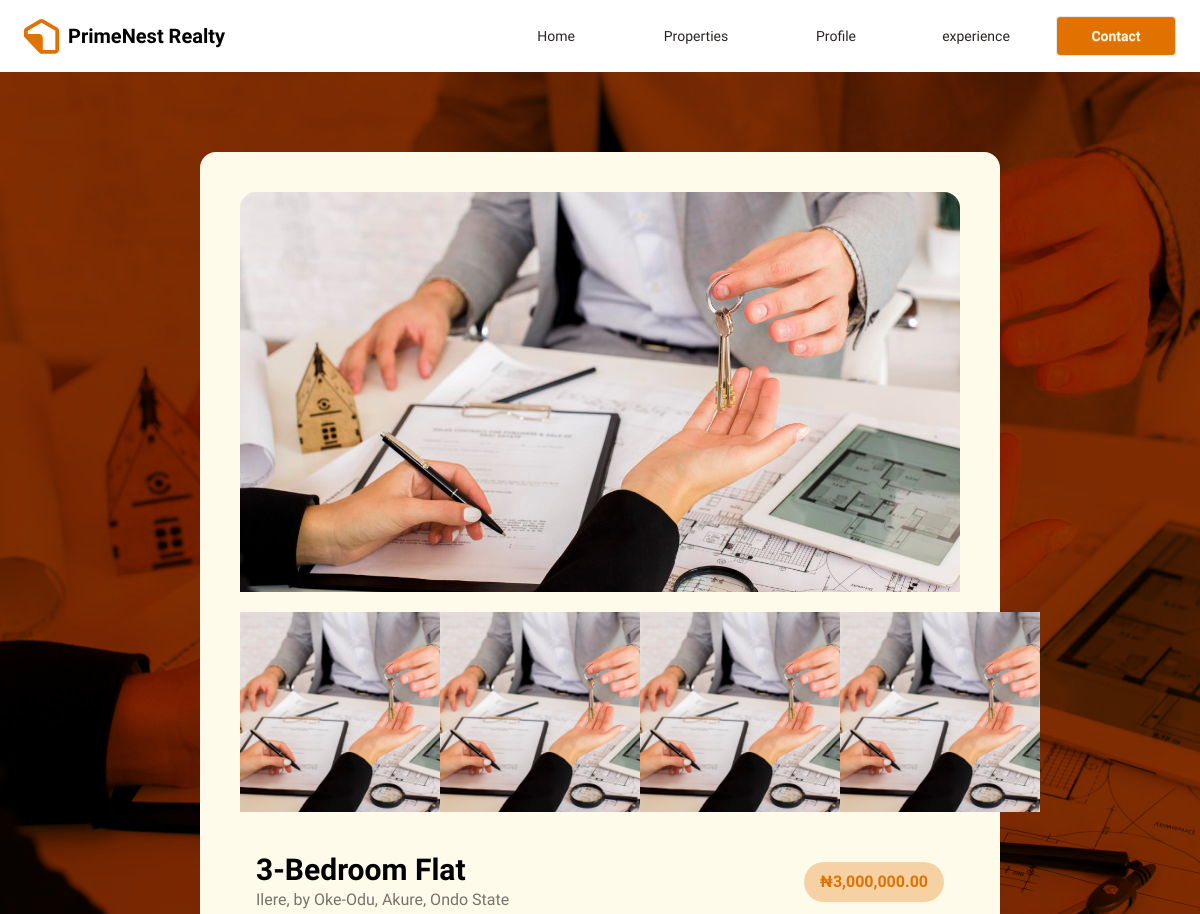
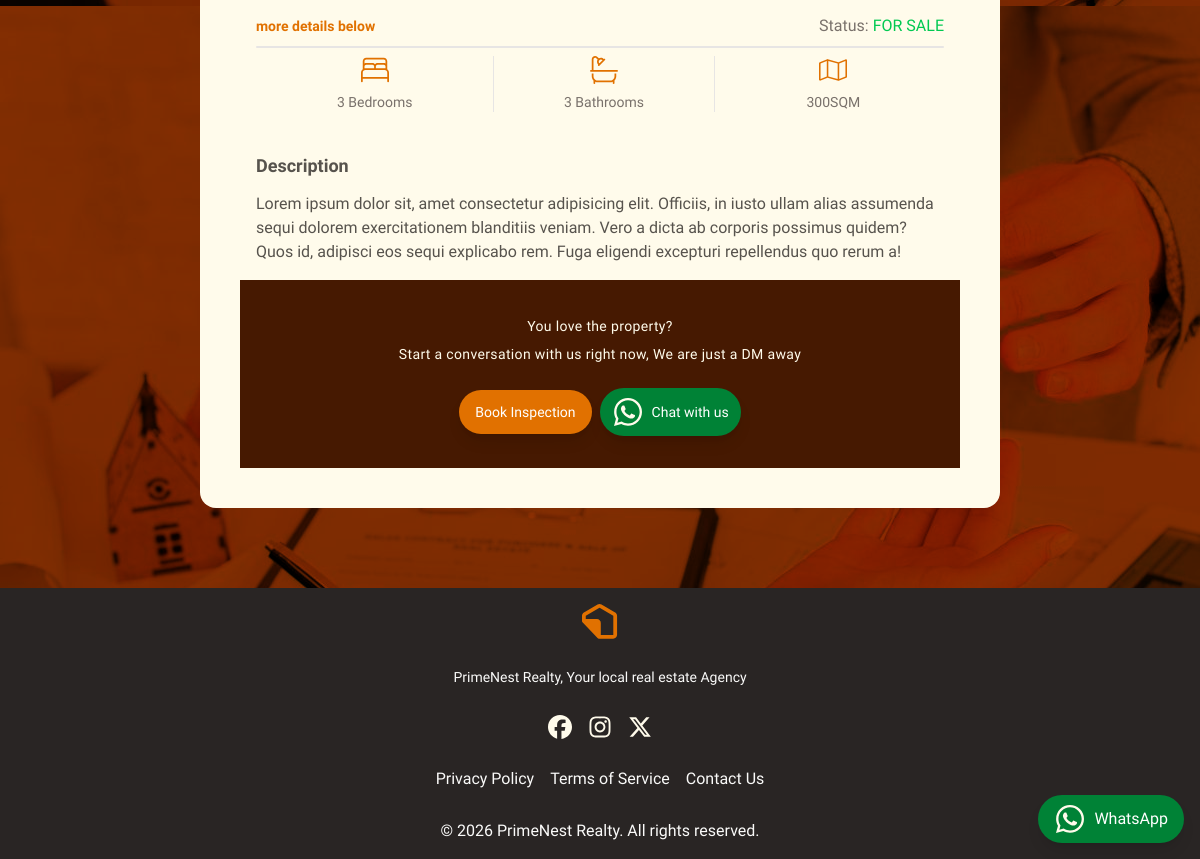
The app's page /properties/3-bedroom-flat/ with its own data (2 pictures, top to bottom).
### core/models.py (models this page shows, shortened)
class Property(models.Model):
    FOR_SALE = 'FOR SALE'
    TO_LET = 'TO LET'
    SOLD = 'SOLD'
    DEFAULT = ''
    STATUS_CHOICES = (
        (DEFAULT, ''),
        (FOR_SALE, 'For sale'),
        (TO_LET, 'To let'),
        (SOLD, 'Sold'),
    )
    title = models.CharField(max_length=255)
    description = models.TextField()
    location = models.CharField(max_length=255)
    price = models.DecimalField(decimal_places=2, max_digits=12)
    status = models.CharField(choices=STATUS_CHOICES, default=DEFAULT)
    no_of_bedroom = models.SmallIntegerField()
    no_of_bathroom = models.SmallIntegerField()
    property_land_size = models.SmallIntegerField()
    slug = models.SlugField(unique=True, blank=True, null=True)
    created_at = models.DateTimeField(auto_now_add=True)
    updated_at = models.DateTimeField(auto_now=True)
    class Meta:
        verbose_name_plural = 'Properties'

### core/views.py (the view)
# urls.py: path('properties/<slug:slug>/', views.properties_detail, name='properties_detail'),
def properties_detail(request, slug):
    property = get_object_or_404(Property, slug=slug)
    return render(request, 'core/properties_detail.html', {'property':property})

### core/templates/core/properties_detail.html (shortened to what this page needs)
{% extends "core/base.html" %}
{% load static %}
{% load humanize %}
{% block content %}
{% include 'core/navigation.html' %}
<div class="lg:py-20 py-10 px-5 lg:px-50 w-full bg-amber-950 bg-[url('/static/img/Hero.jpg')] bg-fixed bg-blend-overlay object-cover">
    <div class="w-full rounded-2xl bg-amber-50 lg:p-10">
        <div class='w-full h-100 '>
    <img src="{% static 'img/Hero.jpg' %}" alt="Luxury Home" class="w-full h-full object-cover rounded-t-2xl mb-1">
</div>
<div class='flex justify-between items-center w-full  mt-5 max-lg:mt-0 scroll-p-0 scroll-smooth scroll-m-0 max-lg:p-2 max-lg:gap-2 max-lg:overflow-x-scroll'>
    <img src="{% static 'img/Hero.jpg' %}" alt="Luxury Home" class=" size-30 md:size-50 object-cover">
    <img src="{% static 'img/Hero.jpg' %}" alt="Luxury Home" class=" size-30 md:size-50 object-cover">
    <img src="{% static 'img/Hero.jpg' %}" alt="Luxury Home" class=" size-30 md:size-50 object-cover">
    <img src="{% static 'img/Hero.jpg' %}" alt="Luxury Home" class=" size-30 md:size-50 object-cover">
</div>
<div class="p-4 pt-10  w-full">
                            <div class=" flex  justify-between items-center">
                                <span >
                                <h3 class="text-xl lg:text-3xl font-semibold mb-0">{{property.title}}</h3>
                        <p class="max-lg:text-sm  text-stone-500">{{property.location}}</p>
                    </span>
                        <span  class="text-[16px] font-semibold rounded-4xl btn border-0 bg-amber-600/30 text-amber-600">&#8358;{{property.price|intcomma  }}</span>
                            </div>
                            <div class="flex justify-between items-center mt-4">
                            <span class=" text-[14px] font-semibold  text-amber-600">
                                more details below</span>
                            <span class=" text-stone-500">Status: <span class="text-green-500">{{property.status}}</span></span>
                            </div>
                            <div class="h-0.5 w-full bg-stone-200 rounded-full mt-2"></div>
                            <div class=" flex justify-center mt-2 ">
                                <span class="ml-2 flex flex-col items-center gap-2 w-1/3">
                                <span class="text-sm text-stone-500">{{property.no_of_bedroom}} Bedrooms</span>
                            </span>
                                <span class="ml-2 flex flex-col gap-2 w-1/3 items-center border-x border-stone-200 px-">
                                    <span class="text-sm text-stone-500">{{property.no_of_bathroom}} Bathrooms</span>
                                </span>
                                <span class="ml-2 flex flex-col items-center gap-2 w-1/3">
                                    <span class="text-sm text-stone-500">{{property.property_land_size}}SQM</span>
                                </span>
                            </div>
                            <h3 class='mt-10 text-lg font-semibold text-stone-600'>Description</h3>
                            <p class="mt-3 text-stone-600" > {{property.description}}</p>
                        </div>
                        <section class="w-full bg-amber-950   flex flex-col lg:flex-row items-center justify-center   p-8 lg:px-20 lg:gap-10 text-amber-50">
        <div class='  max-lg:text-center '>
            <p class='text-sm tracking-wide leading-7 text-center'>
                You love the property? <br> Start a conversation with us right now, We are just a DM away
            </p>
            <div class='flex items-center max-lg:flex-col justify-center gap-2 mt-5 text-sm' >
                <button class=" bg-amber-600 w-fit flex items-center  gap-2 px-4 text-white p-3 rounded-full shadow-lg hover:bg-amber-700 transition-colors duration-300" id="back-to-top-btn">
        Book Inspection
    </button>
    <a href='https://wa.me/+2349049760979?text=Hello%2C%20I%27m%20interested%20in%20the%20{{property.title| urlencode}}%20at%20{{property.location|urlencode}}' class=" bg-green-700 w-fit flex items-center  gap-2 px-3 text-white p-2 rounded-full shadow-lg hover:bg-amber-700 transition-colors duration-300" id="back-to-top-btn">
        Chat with us
    </a>
            </div>
        </div>
    </section>
    </div>
</div>
{% include 'core/footer.html' %}
{% endblock content %}

### records on screen
Property: title "3-Bedroom Flat", location "Ilere, by Oke-Odu, Akure, Ondo State", price "3,000,000.00", status "FOR SALE", no_of_bedroom "3", no_of_bathroom "3", property_land_size "300", description "Lorem ipsum dolor sit, amet consectetur adipisicing elit. Officiis, in iusto ullam alias assumenda sequi dolorem exercitationem blanditiis veniam. Vero a dicta ab corporis possimus quidem? Quos id, adipisci eos sequi explicabo rem. Fuga eligendi excepturi repellendus quo rerum a!"
